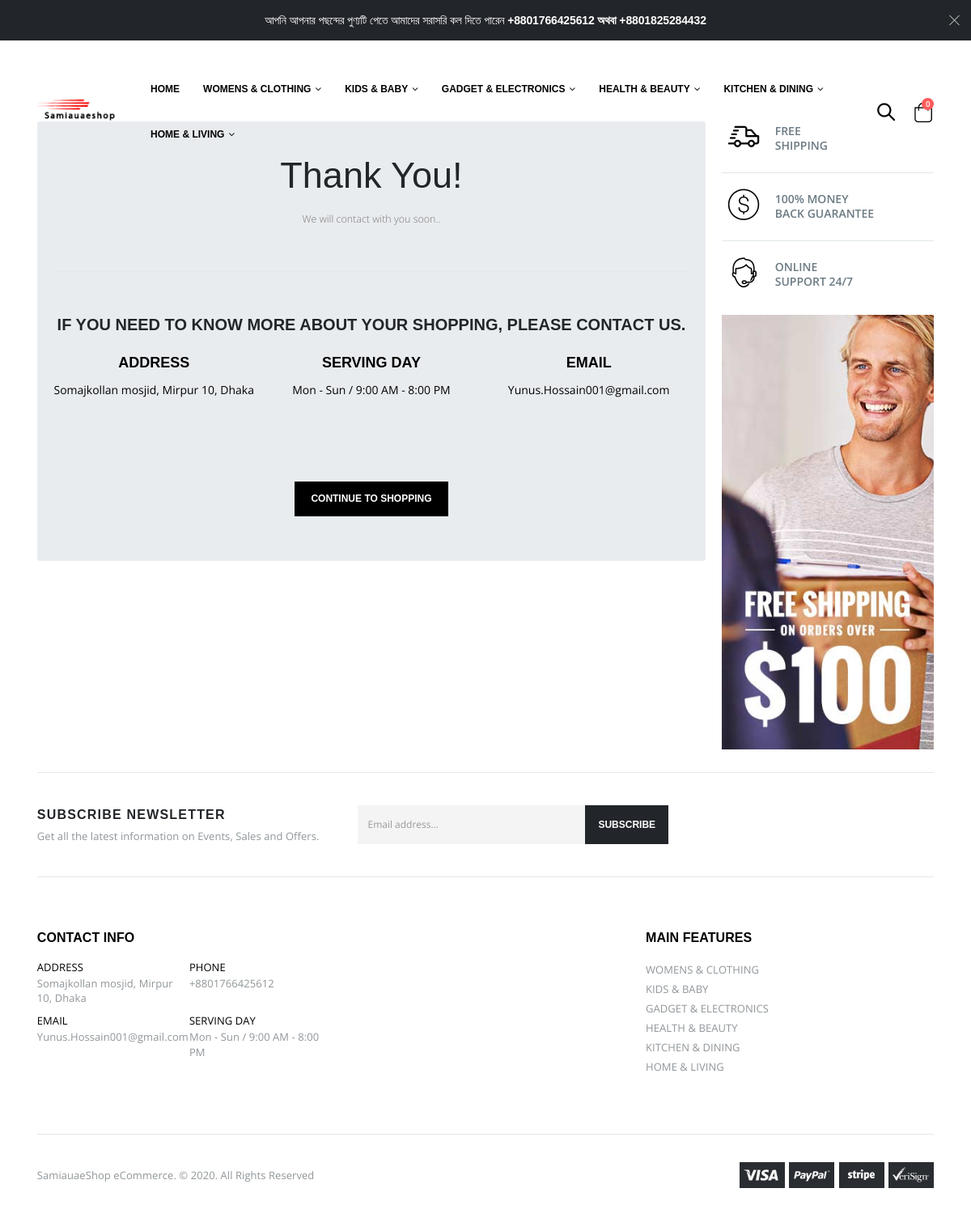
The app's page /thanksmessage with its own data.
### products/models.py (models this page shows, shortened)
class ContactInfo(models.Model):
    CONTACT_WAY_LIST = [
        ('ADDRESS', 'ADDRESS'),
        ('PHONE', 'PHONE'),
        ('EMAIL', 'EMAIL'),
        ('SERVING DAY', 'SERVING DAY'),
    ]
    ContactWay = models.CharField(max_length=50, choices=CONTACT_WAY_LIST)
    details = models.CharField(max_length=100, blank=False)
    class Meta:
        verbose_name_plural = '5 Contact Info'

class MainFeature(models.Model):
    name = models.CharField(max_length=20, blank=False)
    class Meta:
        verbose_name_plural = '1. Main Features'

### products/views.py (the view)
# urls.py: path('thanksmessage', views.thanksmessage, name='thanksmessage'),
def thanksmessage(request):
    categorylist = MainFeature.objects.all()
    producttypelist = ProductType.objects.all()
    ContactInfoList = ContactInfo.objects.all()
    contex = {
        'categorylist': categorylist,
        'producttypelist': producttypelist,
        'ContactInfoList': ContactInfoList
    }
    return render(request, 'thanksmessage.html',contex)

### templates/thanksmessage.html (shortened to what this page needs)
{% extends 'layouts.html' %}
{% load static %}
{% block main %}
    <main class="main mt-10">
        <div class="container">
            <div class="row">
                <div class="col-lg-9 main-content">
                        <div class="jumbotron text-center">
                          <h1 class="display-3">Thank You!</h1>
                          <p class="lead">We will contact with you soon..</p>
                          <hr>
                            <h4 class="text-uppercase">If you need to know more about your shopping, Please contact us.</h4>
                            <div class="row">
                                <div class="col-md-4">
                                    <div class="contact-widget">
                                        <h4 class="widget-title">{{ ContactInfoList.0.ContactWay }}</h4>
                                        <a href="#">{{ ContactInfoList.0.details }}</a>
                                    </div>
                                </div>
                                <div class="col-md-4">
                                    <div class="contact-widget email">
                                        <h4 class="widget-title">{{ ContactInfoList.3.ContactWay }}</h4>
                                        <a href="mailto:mail@example.com">{{ ContactInfoList.3.details }}</a>
                                    </div>
                                </div>
                                <div class="col-md-4">
                                    <div class="contact-widget">
                                        <h4 class="widget-title">{{ ContactInfoList.2.ContactWay }}</h4>
                                        <a href="#">{{ ContactInfoList.2.details }}</a>
                                    </div>
                                </div>
                                <div class="col-sm-6">
                                </div>
                            </div>
                          <p class="lead mt-9">
                            <a class="btn btn-primary btn-sm" href="{% url 'home'%}" role="button">Continue to Shopping</a>
                          </p>
                        </div>
                </div>
                <aside class="sidebar-product col-lg-3 mobile-sidebar">
                    <div class="sidebar-wrapper">
                        <div class="widget widget-info">
                            <ul>
                                <li>
                                    <i class="icon-shipping"></i>
                                    <h4>FREE<br>SHIPPING</h4>
                                </li>
                                <li>
                                    <i class="icon-us-dollar"></i>
                                    <h4>100% MONEY<br>BACK GUARANTEE</h4>
                                </li>
                                <li>
                                    <i class="icon-online-support"></i>
                                    <h4>ONLINE<br>SUPPORT 24/7</h4>
                                </li>
                            </ul>
                        </div>
                        <div class="widget">
                            <a href="#">
                                <img src="{% static 'assets/images/banners/banner-sidebar.jpg'%}" class="w-100" alt="Banner Desc">
                            </a>
                        </div>
                    </div>
                </aside>
            </div>
        </div>
    </main>
{% endblock %}

### templates/layouts.html (shortened to what this page needs)
{% load static %}
<!DOCTYPE html>
<html>
<!DOCTYPE html>
<html lang="en">
    <head>
        <link rel="stylesheet" href="{% static 'assets/css/bootstrap.min.css'%}">
        <link rel="stylesheet" href="{% static 'assets/css/style.min.css'%}">
        <link rel="stylesheet" type="text/css" href="{% static 'assets/vendor/fontawesome-free/css/all.min.css'%}">
    </head>
    <body class="full-screen-slider">
        <div class="page-wrapper">
            <div class="top-notice text-white bg-dark">
                <div class="container text-center">
                    <h5 class="ls-n-10 mb-0">আপনি আপনার পছন্দের পুণ্যটি পেতে আমাদের সরাসরি কল দিতে পারেন <b> <a href="tel:{{ ContactInfoList.1.details }}">{{ ContactInfoList.1.details }}</a> অথবা <a href="tel:+8801825284432">+8801825284432</a></b></h5>
                    <button title="Close (Esc)" type="button" class="mfp-close">×</button>
                </div>
            </div>
            <header class="header header-transparent">
                <div class="header-middle">
                    <div class="container">
                        <div class="header-left">
                            <a href="{% url 'home'%}" class="logo">
                                <img src="{% static 'assets/images/logo.png'%}" alt="Porto Logo">
                            </a>
                            <nav class="main-nav font2">
                                <ul class="menu">
                                    <li>
                                        <a href="{% url 'home'%}">Home</a>
                                    </li>
                                    {% for feature in categorylist %}
                                    <li>
                                        <a href="/product_list/{{ feature.id }}">{{ feature.name }}</a>
                                    </li>
                                    {% endfor %}
                                </ul>
                            </nav>
                        </div>
                        <div class="header-right">
                            <div class="header-search header-search-popup header-search-category d-none d-sm-block">
                                <a href="#" class="search-toggle" role="button"><i class="icon-magnifier"></i></a>
                            </div>
                            <div class="dropdown cart-dropdown">
                                <a href="{% url 'cart'%}" class="dropdown-toggle" role="button">
                                    <i class="icon-shopping-cart"></i>
                                    <span class="cart-count badge-circle cart-list">{{ request.session.cartdata|length }}</span>
                                </a>
                            </div>
                        </div>
                    </div>
                </div>
            </header>
            {% block main %}
            {% endblock %}
            <footer class="footer center">
                <div class="footer-top">
                    <div class="container top-border d-flex align-items-center justify-content-between flex-wrap">
                        <div class="footer-left widget-newsletter d-md-flex align-items-center">
                            <div class="widget-newsletter-info">
                                <h5 class="widget-newsletter-title text-uppercase m-b-1">subscribe newsletter</h5>
                                <p class="widget-newsletter-content mb-0">Get all the latest information on Events, Sales and Offers.</p>
                            </div>
                            <form action="#">
                                <div class="footer-submit-wrapper d-flex">
                                    <input type="email" class="form-control" placeholder="Email address..." size="40" required>
                                    <button type="submit" class="btn btn-dark btn-sm">Subscribe</button>
                                </div>
                            </form>
                        </div>
                        <div class="footer-right">
                            <div class="social-icons">
                                <a href="#" class="social-icon social-facebook icon-facebook" target="_blank"></a>
                                <a href="#" class="social-icon social-twitter icon-twitter" target="_blank"></a>
                                <a href="#" class="social-icon social-instagram icon-instagram" target="_blank"></a>
                            </div>
                        </div>
                    </div>
                </div>
                <div class="footer-middle">
                    <div class="container">
                        <div class="row">
                            <div class="col-lg-6 col-xl-4">
                                <div class="widget">
                                    <h4 class="widget-title">Contact Info</h4>
                                    <div class="row">
                                        <div class="col-sm-6">
                                            <div class="contact-widget">
                                                <h4 class="widget-title">{{ ContactInfoList.0.ContactWay }}</h4>
                                                <a href="#">{{ ContactInfoList.0.details }}</a>
                                            </div>
                                        </div>
                                        <div class="col-sm-6">
                                            <div class="contact-widget email">
                                                <h4 class="widget-title">{{ ContactInfoList.1.ContactWay }}</h4>
                                                <a href="tel:{{ ContactInfoList.1.details }}">{{ ContactInfoList.1.details }}</a>
                                            </div>
                                        </div>
                                        <div class="col-sm-6">
                                            <div class="contact-widget">
                                                <h4 class="widget-title">{{ ContactInfoList.2.ContactWay }}</h4>
                                                <a href="#">{{ ContactInfoList.2.details }}</a>
                                            </div>
                                        </div>
                                        <div class="col-sm-6">
                                            <div class="contact-widget">
                                                <h4 class="widget-title">{{ ContactInfoList.3.ContactWay }}</h4>
                                                <a href="#">{{ ContactInfoList.3.details }}</a>
                                            </div>
                                        </div>
                                    </div>
                                </div>
                            </div>
                            <div class="col-sm-6 col-lg-3 col-xl-4">
                            </div>
                            <div class="col-sm-6 col-lg-3 col-xl-4">
                                <div class="widget">
                                    <h4 class="widget-title">Main Features</h4>
                                    <ul class="links link-parts row">
                                        <div class="link-part col-xl-6">
                                        {% for category in categorylist %}
                                                <li><a href="#">{{ category.name }}</a></li>
                                        {% endfor %}
                                        </div>
                                    </ul>
                                </div>
                            </div>
                        </div>
                    </div>
                </div>
                <div class="footer-bottom">
                    <div class="container top-border d-flex align-items-center justify-content-between flex-wrap">
                        <p class="footer-copyright mb-0 py-3 pr-3">SamiauaeShop eCommerce. &copy;  2020.  All Rights Reserved</p>
                        <img class="py-3" src="{% static 'assets/images/payments.png'%}" alt="payment image">
                    </div>
                </div>
            </footer>
        </div>
    </body>
</html>

### records on screen
ContactInfo: details "+8801766425612", ContactWay "PHONE"
MainFeature: name "WOMENS & CLOTHING"
MainFeature: name "KIDS & BABY"
MainFeature: name "GADGET & ELECTRONICS"
MainFeature: name "HEALTH & BEAUTY"
MainFeature: name "KITCHEN & DINING"
MainFeature: name "HOME & LIVING"
ContactInfo: ContactWay "ADDRESS", details "Somajkollan mosjid, Mirpur 10, Dhaka"
ContactInfo: ContactWay "SERVING DAY", details "Mon - Sun / 9:00 AM - 8:00 PM"
ContactInfo: ContactWay "EMAIL", details "Yunus.Hossain001@gmail.com"

### other values on screen
{{ request.session.cartdata|length }} "0"
